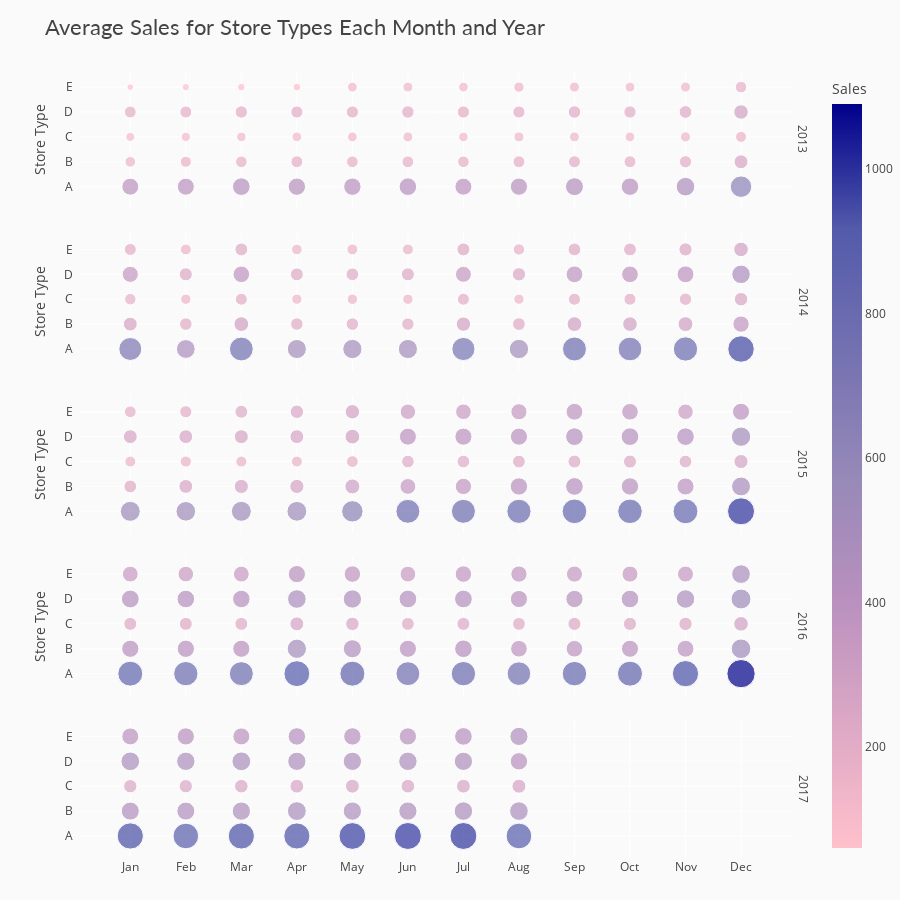

Notebook code cell kept with this figure:
### Markdown cell above
### Interpretation of Average Sales for Store Types During Holidays

Store Type A consistently is a leader in sales across all Holiday Types, and Store Type C is consistently the lowest sales.  The Holiday Types with the best sales regardless of store type are Tranfer, and Additional .  The Holiday Types with the worst sales regardless of store type are Holiday, and Work Day.

### Code cell
# Prepare data: Aggregate sales data by year, month, and store type
df_y_m_st = df_train1.groupby(['year', 'month', 'store_type']).agg({"sales": "mean"}).reset_index()
df_y_m_st['sales'] = round(df_y_m_st['sales'], 2)

# Define colors and labels
custom_colors = ['#FFC0CB', '#DCA8C5', '#B990BE', '#9689B8', '#7471B1', '#525AAA', '#00008B']
months_labels = ['Jan', 'Feb', 'Mar', 'Apr', 'May', 'Jun', 'Jul', 'Aug', 'Sep', 'Oct', 'Nov', 'Dec']

# Generate scatter plot
fig = px.scatter(df_y_m_st, 
                 x='month', 
                 y='store_type', 
                 color='sales', 
                 size='sales', 
                 color_continuous_scale=custom_colors,
                 facet_row='year', 
                 title='Average Sales for Store Types Each Month and Year',
                 labels={'store_type': 'Store Type', 'sales': 'Sales'})  # Update axis labels

# Update facet titles to show only the year
for annotation in fig['layout']['annotations']: 
    annotation['text'] = annotation['text'].split("=")[-1]

# Styling
fig.update_yaxes(ticksuffix='  ')
fig.update_xaxes(tickmode='array', tickvals=list(range(1, 13)), ticktext=months_labels)
fig.update_layout(height=900,
                  xaxis_title='', 
                  yaxis_title='', 
                  margin=dict(t=70, b=0),
                  plot_bgcolor='#fafafa', 
                  paper_bgcolor='#fafafa',
                  title_font=dict(size=22, color='#444', family="Lato, sans-serif"),
                  font=dict(color='#444'),
                  hoverlabel=dict(bgcolor="#f2f2f2", font_size=13, font_family="Lato, sans-serif"))

# Show the plot
fig.show()

### Figure 1 — Plotly figure (JSON) as saved in the notebook; plotly's stock layout.template omitted (floating-point values rounded to 4 significant figures)
{"data": [{"hovertemplate": "year=2013<br>month=%{x}<br>Store Type=%{y}<br>Sales=%{marker.color}<extra></extra>", "legendgroup": "", "marker": {"color": [392.9, 155.1, 109.1, 191.2, 60.52, 396.0, 167.3, 116.5, 195.3, 71.79, 425.0, 183.8, 122.7, 207.4, 75.89, 411.9, 193.4, 126.0, 202.4, 79.52, 414.3, 186.8, 129.4, 203.5, 130.5, 422.6, 189.8, 133.8, 210.1, 134.2, 395.0, 182.6, 123.6, 202, 127.2, 406.7, 192.3, 135.4, 203.3, 146.0, 439.7, 197.6, 133.9, 212.2, 136.6, 419.2, 194.0, 129.8, 206.2, 131.8, 472.0, 204.3, 137.7, 221.6, 136.3, 628.7, 263.2, 165.6, 286.3, 181.7], "coloraxis": "coloraxis", "size": [392.9, 155.1, 109.1, 191.2, 60.52, 396.0, 167.3, 116.5, 195.3, 71.79, 425.0, 183.8, 122.7, 207.4, 75.89, 411.9, 193.4, 126.0, 202.4, 79.52, 414.3, 186.8, 129.4, 203.5, 130.5, 422.6, 189.8, 133.8, 210.1, 134.2, 395.0, 182.6, 123.6, 202, 127.2, 406.7, 192.3, 135.4, 203.3, 146.0, 439.7, 197.6, 133.9, 212.2, 136.6, 419.2, 194.0, 129.8, 206.2, 131.8, 472.0, 204.3, 137.7, 221.6, 136.3, 628.7, 263.2, 165.6, 286.3, 181.7], "sizemode": "area", "sizeref": 2.725, "symbol": "circle"}, "mode": "markers", "name": "", "orientation": "h", "showlegend": false, "type": "scatter", "x": [1, 1, 1, 1, 1, 2, 2, 2, 2, 2, 3, 3, 3, 3, 3, 4, 4, 4, 4, 4, 5, 5, 5, 5, 5, 6, 6, 6, 6, 6, 7, 7, 7, 7, 7, 8, 8, 8, 8, 8, 9, 9, 9, 9, 9, 10, 10, 10, 10, 10, 11, 11, 11, 11, 11, 12, 12, 12, 12, 12], "xaxis": "x5", "y": ["A", "B", "C", "D", "E", "A", "B", "C", "D", "E", "A", "B", "C", "D", "E", "A", "B", "C", "D", "E", "A", "B", "C", "D", "E", "A", "B", "C", "D", "E", "A", "B", "C", "D", "E", "A", "B", "C", "D", "E", "A", "B", "C", "D", "E", "A", "B", "C", "D", "E", "A", "B", "C", "D", "E", "A", "B", "C", "D", "E"], "yaxis": "y5"}, {"hovertemplate": "year=2014<br>month=%{x}<br>Store Type=%{y}<br>Sales=%{marker.color}<extra></extra>", "legendgroup": "", "marker": {"color": [718.5, 264.4, 179.4, 356.9, 197.5, 479.7, 213.5, 145.9, 232.3, 158.1, 770.8, 297.0, 195.6, 375.2, 226.7, 497.6, 212.8, 142.3, 226.0, 151.7, 506.4, 213.8, 148.5, 219.1, 160.2, 502.8, 210.4, 147.1, 230.2, 163.1, 730.6, 281.8, 196.0, 347.7, 229.3, 512.9, 220.2, 142.4, 242.2, 175.1, 781.9, 298.1, 199.2, 384.7, 222.5, 766.2, 290.9, 196.8, 381.3, 224.6, 803.6, 300.5, 209.5, 389.6, 236.9, 956.9, 365.7, 247.6, 467.8, 289.7], "coloraxis": "coloraxis", "size": [718.5, 264.4, 179.4, 356.9, 197.5, 479.7, 213.5, 145.9, 232.3, 158.1, 770.8, 297.0, 195.6, 375.2, 226.7, 497.6, 212.8, 142.3, 226.0, 151.7, 506.4, 213.8, 148.5, 219.1, 160.2, 502.8, 210.4, 147.1, 230.2, 163.1, 730.6, 281.8, 196.0, 347.7, 229.3, 512.9, 220.2, 142.4, 242.2, 175.1, 781.9, 298.1, 199.2, 384.7, 222.5, 766.2, 290.9, 196.8, 381.3, 224.6, 803.6, 300.5, 209.5, 389.6, 236.9, 956.9, 365.7, 247.6, 467.8, 289.7], "sizemode": "area", "sizeref": 2.725, "symbol": "circle"}, "mode": "markers", "name": "", "orientation": "h", "showlegend": false, "type": "scatter", "x": [1, 1, 1, 1, 1, 2, 2, 2, 2, 2, 3, 3, 3, 3, 3, 4, 4, 4, 4, 4, 5, 5, 5, 5, 5, 6, 6, 6, 6, 6, 7, 7, 7, 7, 7, 8, 8, 8, 8, 8, 9, 9, 9, 9, 9, 10, 10, 10, 10, 10, 11, 11, 11, 11, 11, 12, 12, 12, 12, 12], "xaxis": "x4", "y": ["A", "B", "C", "D", "E", "A", "B", "C", "D", "E", "A", "B", "C", "D", "E", "A", "B", "C", "D", "E", "A", "B", "C", "D", "E", "A", "B", "C", "D", "E", "A", "B", "C", "D", "E", "A", "B", "C", "D", "E", "A", "B", "C", "D", "E", "A", "B", "C", "D", "E", "A", "B", "C", "D", "E", "A", "B", "C", "D", "E"], "yaxis": "y4"}, {"hovertemplate": "year=2015<br>month=%{x}<br>Store Type=%{y}<br>Sales=%{marker.color}<extra></extra>", "legendgroup": "", "marker": {"color": [544.0, 221.6, 160.5, 263.1, 187.7, 526.5, 261.3, 169.1, 261.3, 201.2, 541.3, 272.4, 165.2, 267.6, 225.3, 536.5, 272.4, 161.8, 260.9, 243.5, 624.5, 304.1, 186.8, 297.2, 281.9, 781.0, 342.6, 217.6, 395.7, 323.9, 785.1, 363.8, 217.4, 399.6, 333.5, 798.9, 412.3, 221.6, 401.0, 354.1, 827.7, 424.1, 228.1, 426.2, 384.8, 821.1, 413.6, 232.2, 424.9, 377.8, 840.2, 399.1, 223.5, 423.6, 325.6, 997.0, 488.7, 271.1, 511.3, 398.8], "coloraxis": "coloraxis", "size": [544.0, 221.6, 160.5, 263.1, 187.7, 526.5, 261.3, 169.1, 261.3, 201.2, 541.3, 272.4, 165.2, 267.6, 225.3, 536.5, 272.4, 161.8, 260.9, 243.5, 624.5, 304.1, 186.8, 297.2, 281.9, 781.0, 342.6, 217.6, 395.7, 323.9, 785.1, 363.8, 217.4, 399.6, 333.5, 798.9, 412.3, 221.6, 401.0, 354.1, 827.7, 424.1, 228.1, 426.2, 384.8, 821.1, 413.6, 232.2, 424.9, 377.8, 840.2, 399.1, 223.5, 423.6, 325.6, 997.0, 488.7, 271.1, 511.3, 398.8], "sizemode": "area", "sizeref": 2.725, "symbol": "circle"}, "mode": "markers", "name": "", "orientation": "h", "showlegend": false, "type": "scatter", "x": [1, 1, 1, 1, 1, 2, 2, 2, 2, 2, 3, 3, 3, 3, 3, 4, 4, 4, 4, 4, 5, 5, 5, 5, 5, 6, 6, 6, 6, 6, 7, 7, 7, 7, 7, 8, 8, 8, 8, 8, 9, 9, 9, 9, 9, 10, 10, 10, 10, 10, 11, 11, 11, 11, 11, 12, 12, 12, 12, 12], "xaxis": "x3", "y": ["A", "B", "C", "D", "E", "A", "B", "C", "D", "E", "A", "B", "C", "D", "E", "A", "B", "C", "D", "E", "A", "B", "C", "D", "E", "A", "B", "C", "D", "E", "A", "B", "C", "D", "E", "A", "B", "C", "D", "E", "A", "B", "C", "D", "E", "A", "B", "C", "D", "E", "A", "B", "C", "D", "E", "A", "B", "C", "D", "E"], "yaxis": "y3"}, {"hovertemplate": "year=2016<br>month=%{x}<br>Store Type=%{y}<br>Sales=%{marker.color}<extra></extra>", "legendgroup": "", "marker": {"color": [846.4, 406.2, 228.6, 432.6, 338.9, 804.4, 409.2, 229.0, 424.8, 334.5, 784.8, 404.2, 228.0, 418.1, 341.9, 912.3, 506.6, 264.6, 472.6, 404.9, 852.7, 449.9, 247.3, 457.8, 373.0, 777.2, 403.0, 223.8, 430.1, 335.8, 808.6, 424.4, 230.8, 430.0, 370.8, 761.1, 379.1, 224.5, 402.7, 362.1, 818.1, 377.4, 233.4, 408.2, 353.0, 853.7, 398.6, 236.7, 425.8, 351.1, 935.1, 390.6, 243.4, 467.3, 348.4, 1090.0, 526.5, 292.3, 543.0, 475.6], "coloraxis": "coloraxis", "size": [846.4, 406.2, 228.6, 432.6, 338.9, 804.4, 409.2, 229.0, 424.8, 334.5, 784.8, 404.2, 228.0, 418.1, 341.9, 912.3, 506.6, 264.6, 472.6, 404.9, 852.7, 449.9, 247.3, 457.8, 373.0, 777.2, 403.0, 223.8, 430.1, 335.8, 808.6, 424.4, 230.8, 430.0, 370.8, 761.1, 379.1, 224.5, 402.7, 362.1, 818.1, 377.4, 233.4, 408.2, 353.0, 853.7, 398.6, 236.7, 425.8, 351.1, 935.1, 390.6, 243.4, 467.3, 348.4, 1090.0, 526.5, 292.3, 543.0, 475.6], "sizemode": "area", "sizeref": 2.725, "symbol": "circle"}, "mode": "markers", "name": "", "orientation": "h", "showlegend": false, "type": "scatter", "x": [1, 1, 1, 1, 1, 2, 2, 2, 2, 2, 3, 3, 3, 3, 3, 4, 4, 4, 4, 4, 5, 5, 5, 5, 5, 6, 6, 6, 6, 6, 7, 7, 7, 7, 7, 8, 8, 8, 8, 8, 9, 9, 9, 9, 9, 10, 10, 10, 10, 10, 11, 11, 11, 11, 11, 12, 12, 12, 12, 12], "xaxis": "x2", "y": ["A", "B", "C", "D", "E", "A", "B", "C", "D", "E", "A", "B", "C", "D", "E", "A", "B", "C", "D", "E", "A", "B", "C", "D", "E", "A", "B", "C", "D", "E", "A", "B", "C", "D", "E", "A", "B", "C", "D", "E", "A", "B", "C", "D", "E", "A", "B", "C", "D", "E", "A", "B", "C", "D", "E", "A", "B", "C", "D", "E"], "yaxis": "y2"}, {"hovertemplate": "year=2017<br>month=%{x}<br>Store Type=%{y}<br>Sales=%{marker.color}<extra></extra>", "legendgroup": "", "marker": {"color": [938.6, 444.4, 241.0, 474.8, 392.8, 895.3, 443.0, 242.0, 461.7, 404.9, 937.2, 457.9, 250.5, 481.7, 394.2, 933.5, 484.3, 259.8, 455.5, 416.7, 976.5, 459.5, 264.0, 456.9, 414.2, 992.3, 455.5, 254.5, 464.9, 407.7, 989.3, 466.4, 261.4, 455.6, 424.8, 903.1, 473.7, 265.4, 412.0, 451.0], "coloraxis": "coloraxis", "size": [938.6, 444.4, 241.0, 474.8, 392.8, 895.3, 443.0, 242.0, 461.7, 404.9, 937.2, 457.9, 250.5, 481.7, 394.2, 933.5, 484.3, 259.8, 455.5, 416.7, 976.5, 459.5, 264.0, 456.9, 414.2, 992.3, 455.5, 254.5, 464.9, 407.7, 989.3, 466.4, 261.4, 455.6, 424.8, 903.1, 473.7, 265.4, 412.0, 451.0], "sizemode": "area", "sizeref": 2.725, "symbol": "circle"}, "mode": "markers", "name": "", "orientation": "h", "showlegend": false, "type": "scatter", "x": [1, 1, 1, 1, 1, 2, 2, 2, 2, 2, 3, 3, 3, 3, 3, 4, 4, 4, 4, 4, 5, 5, 5, 5, 5, 6, 6, 6, 6, 6, 7, 7, 7, 7, 7, 8, 8, 8, 8, 8], "xaxis": "x", "y": ["A", "B", "C", "D", "E", "A", "B", "C", "D", "E", "A", "B", "C", "D", "E", "A", "B", "C", "D", "E", "A", "B", "C", "D", "E", "A", "B", "C", "D", "E", "A", "B", "C", "D", "E", "A", "B", "C", "D", "E"], "yaxis": "y"}], "layout": {"annotations": [{"font": {}, "showarrow": false, "text": "2017", "textangle": 90, "x": 0.98, "xanchor": "left", "xref": "paper", "y": 0.088, "yanchor": "middle", "yref": "paper"}, {"font": {}, "showarrow": false, "text": "2016", "textangle": 90, "x": 0.98, "xanchor": "left", "xref": "paper", "y": 0.294, "yanchor": "middle", "yref": "paper"}, {"font": {}, "showarrow": false, "text": "2015", "textangle": 90, "x": 0.98, "xanchor": "left", "xref": "paper", "y": 0.5, "yanchor": "middle", "yref": "paper"}, {"font": {}, "showarrow": false, "text": "2014", "textangle": 90, "x": 0.98, "xanchor": "left", "xref": "paper", "y": 0.706, "yanchor": "middle", "yref": "paper"}, {"font": {}, "showarrow": false, "text": "2013", "textangle": 90, "x": 0.98, "xanchor": "left", "xref": "paper", "y": 0.912, "yanchor": "middle", "yref": "paper"}], "coloraxis": {"colorbar": {"title": {"text": "Sales"}}, "colorscale": [[0, "#FFC0CB"], [0.1667, "#DCA8C5"], [0.3333, "#B990BE"], [0.5, "#9689B8"], [0.6667, "#7471B1"], [0.8333, "#525AAA"], [1, "#00008B"]]}, "font": {"color": "#444"}, "height": 900, "hoverlabel": {"bgcolor": "#f2f2f2", "font": {"family": "Lato, sans-serif", "size": 13}}, "legend": {"itemsizing": "constant", "tracegroupgap": 0}, "margin": {"b": 0, "t": 70}, "paper_bgcolor": "#fafafa", "plot_bgcolor": "#fafafa", "title": {"font": {"color": "#444", "family": "Lato, sans-serif", "size": 22}, "text": "Average Sales for Store Types Each Month and Year"}, "xaxis": {"anchor": "y", "domain": [0, 0.98], "tickmode": "array", "ticktext": ["Jan", "Feb", "Mar", "Apr", "May", "Jun", "Jul", "Aug", "Sep", "Oct", "Nov", "Dec"], "tickvals": [1, 2, 3, 4, 5, 6, 7, 8, 9, 10, 11, 12], "title": {"text": ""}}, "xaxis2": {"anchor": "y2", "domain": [0, 0.98], "matches": "x", "showticklabels": false, "tickmode": "array", "ticktext": ["Jan", "Feb", "Mar", "Apr", "May", "Jun", "Jul", "Aug", "Sep", "Oct", "Nov", "Dec"], "tickvals": [1, 2, 3, 4, 5, 6, 7, 8, 9, 10, 11, 12]}, "xaxis3": {"anchor": "y3", "domain": [0, 0.98], "matches": "x", "showticklabels": false, "tickmode": "array", "ticktext": ["Jan", "Feb", "Mar", "Apr", "May", "Jun", "Jul", "Aug", "Sep", "Oct", "Nov", "Dec"], "tickvals": [1, 2, 3, 4, 5, 6, 7, 8, 9, 10, 11, 12]}, "xaxis4": {"anchor": "y4", "domain": [0, 0.98], "matches": "x", "showticklabels": false, "tickmode": "array", "ticktext": ["Jan", "Feb", "Mar", "Apr", "May", "Jun", "Jul", "Aug", "Sep", "Oct", "Nov", "Dec"], "tickvals": [1, 2, 3, 4, 5, 6, 7, 8, 9, 10, 11, 12]}, "xaxis5": {"anchor": "y5", "domain": [0, 0.98], "matches": "x", "showticklabels": false, "tickmode": "array", "ticktext": ["Jan", "Feb", "Mar", "Apr", "May", "Jun", "Jul", "Aug", "Sep", "Oct", "Nov", "Dec"], "tickvals": [1, 2, 3, 4, 5, 6, 7, 8, 9, 10, 11, 12]}, "yaxis": {"anchor": "x", "domain": [0, 0.176], "ticksuffix": "  ", "title": {"text": ""}}, "yaxis2": {"anchor": "x2", "domain": [0.206, 0.382], "matches": "y", "ticksuffix": "  ", "title": {"text": "Store Type"}}, "yaxis3": {"anchor": "x3", "domain": [0.412, 0.588], "matches": "y", "ticksuffix": "  ", "title": {"text": "Store Type"}}, "yaxis4": {"anchor": "x4", "domain": [0.618, 0.794], "matches": "y", "ticksuffix": "  ", "title": {"text": "Store Type"}}, "yaxis5": {"anchor": "x5", "domain": [0.824, 1], "matches": "y", "ticksuffix": "  ", "title": {"text": "Store Type"}}}}
